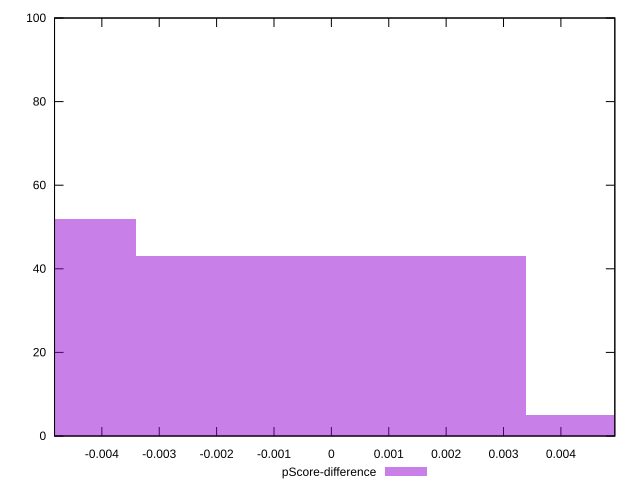

Reproduce this figure in gnuplot.
reset

$pScoreDifference <<EOF
-0.006792938138325197 52
0 43
0.006792938138325197 5
EOF

set key outside below
set boxwidth 0.006792938138325197
set xrange [-0.004824703517372955:0.004939743917957373]
set yrange [0:100]
set trange [0:100]
set style fill transparent solid 0.5 noborder
set terminal svg size 640, 490 enhanced background rgb 'white'
set output "reports/report_00027_2021-02-24T12-40-31.850Z/cumulative-layout-shift/samples/astro/pScore-difference/histogram.svg"

plot $pScoreDifference title "pScore-difference" with boxes

reset
